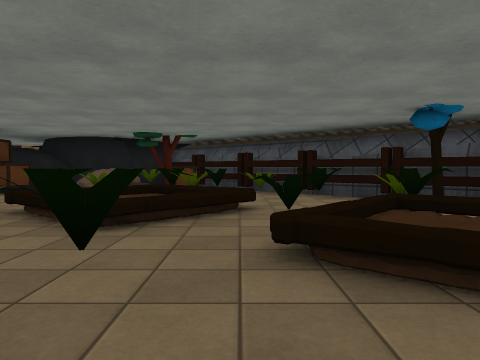
view 1 (above)

24 first-person views from a walk through a 3-D level made in the Unity game engine. The camera is 1.2 m above the floor, tilts 2° down and sees 70° across. The floor is counted in squares, 2 m on a side. Each view is taken from the middle of a square. On the plan, view 1 faces up. The plan holds only what a view shows up to about 10 squares ahead; the rest is blank. The place goes on beyond the plan. The player character is not drawn. Some animated figures are not drawn. Surface patterns are stand-ins for the level's own textures.

view 2
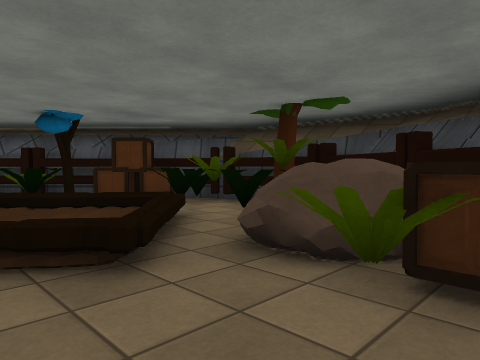

view 3
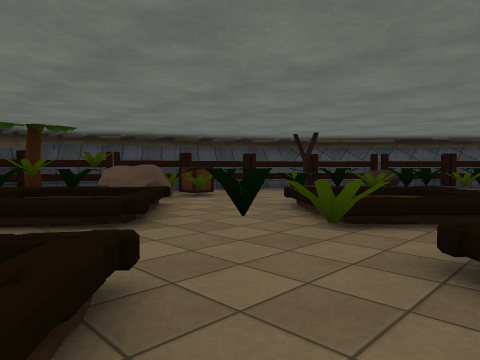

view 4
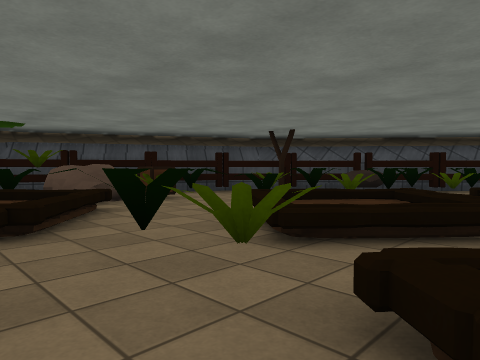

view 5
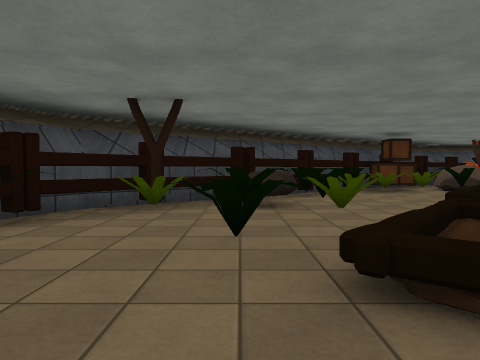

view 6
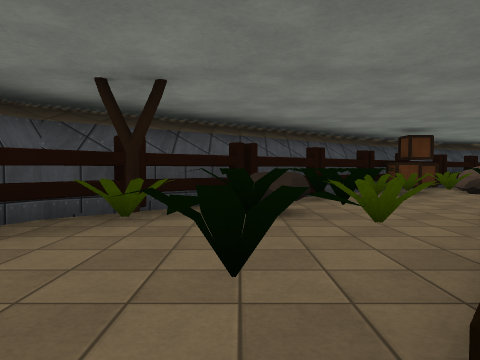

view 7
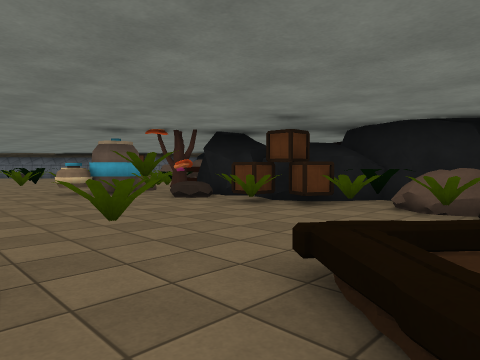

view 8
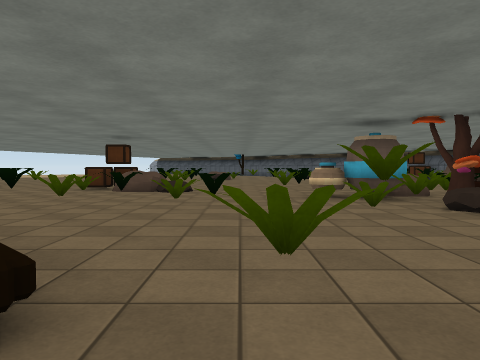

view 9
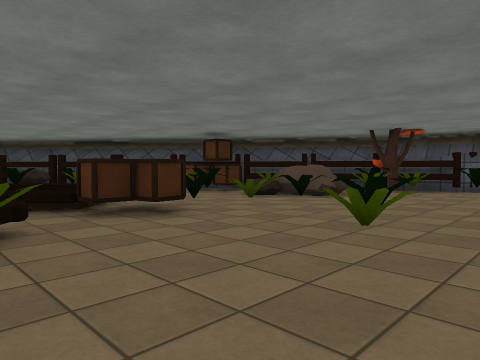

view 10
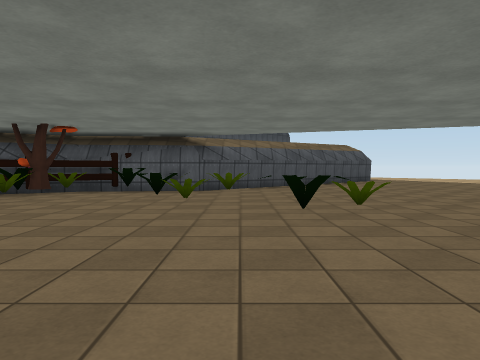

view 11
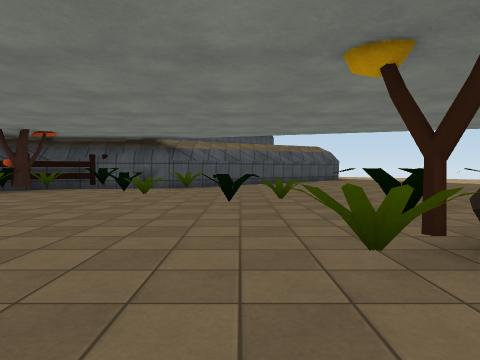

view 12
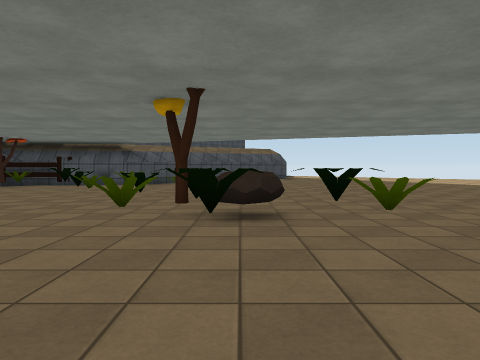

view 13
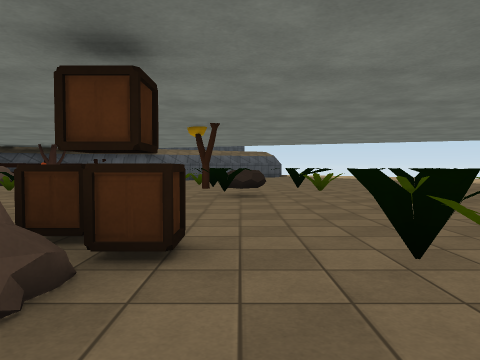

view 14
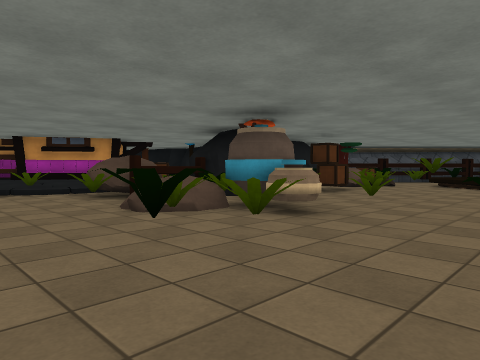

view 15
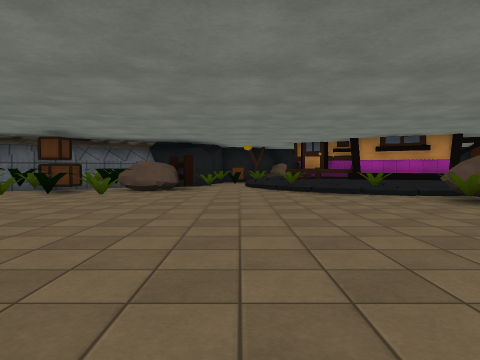

view 16
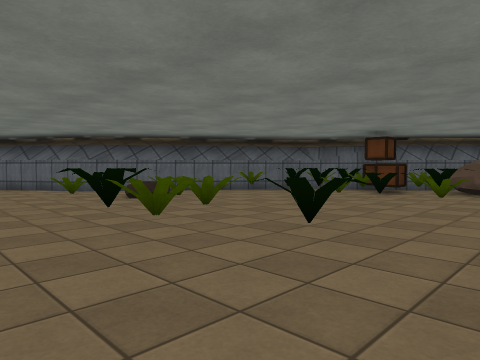

view 17
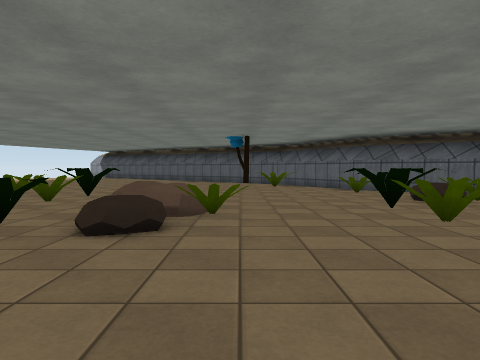

view 18
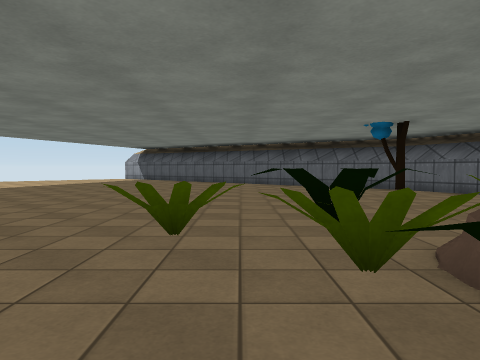

view 19
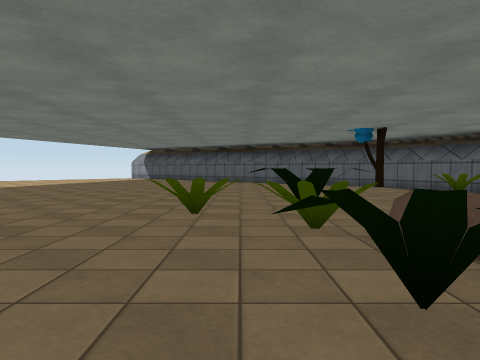

view 20
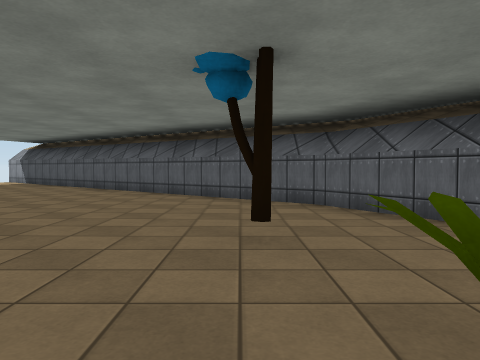

view 21
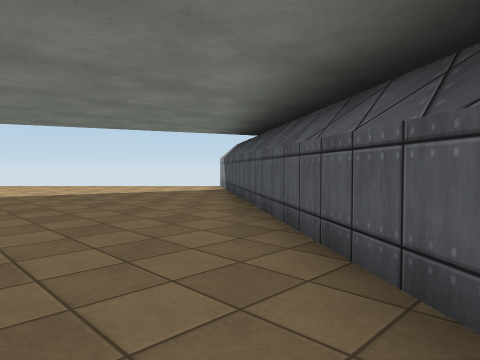

view 22
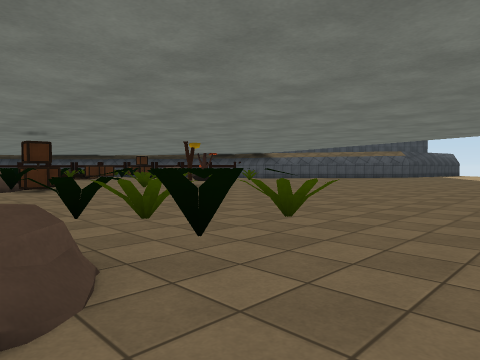

view 23
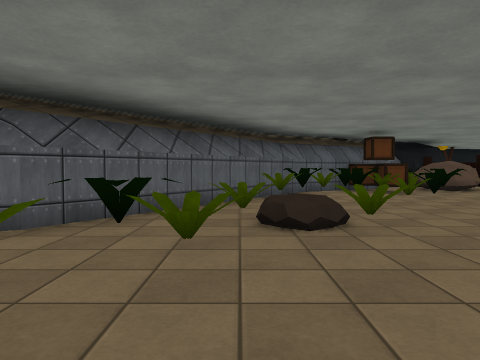

view 24
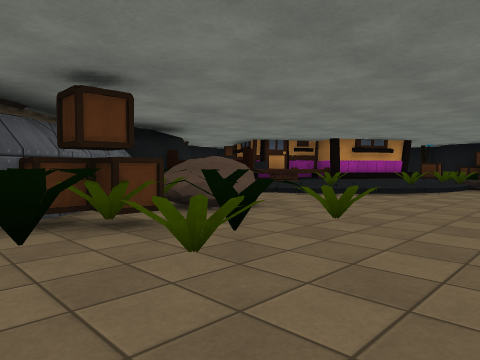

### Floor plan
Key: @ floor where view 1 was taken; # wall or solid block; . main floor; : floor 0.25 m higher than the main floor; + floor 0.5 m higher than the main floor; / step, stairs or slope; = window, fence, low wall or low ledge; R rock; B box; F fence; U bush; T tree; H house; O other object.
Columns run from 36 left of view 1 to 6 right of it. Each row starts with its distance up from view 1.
 14                ##O F ./+ H#
 13               ##BORR..U/ +
 12               OUOBO..../U/
 11             ##UOUUU....../OO
 10             #............R     #######
  9            ##U..........U#F#####OROBF##
  8           ##OURU......... UT#O#BOOOOOF##
  7         ###.UU...UO......ROUR.#UUU UOOF##
  6        ##.......OU......O.O.U.....O =OOF##
  5       ##....U...........U.....U..## OOOTB#
  4      ##...T.....U.........O....U..# .O+#O##
  3      #......... #R..  ....OU....#.... OO###
  2     ##.........RUU...U.OR......O##UO./  UTF
  1    ##..........U.....U.BRO..U/O  #UO..ORUF#
  0   ##...........U.......B.U...       @.U#RF#
 -1   #................OU.....O          ..BO##
 -2  ##.................O.......U#     OUU.OF#
 -3 ##..................U.O.........   #UOUF##
 -4 #:..........  ......OORUT.....BB  OOORT##
 -5  ::........   .......O.O...UO. O   UOF##
 -6   ::.. ..      .............O.U   OOF##
 -7    ::.         .........O.......OUFF##
 -8     ::         ........UO.....ORBBF##
 -9                 ..........U..U#RF#
-10                 .........U.OTO#F##
-11                   ..........OF###
-12                   ........# ###
-13                    .... .##O

Positions as (right, up) in squares from view 1, and headings:
1: (0, 0), facing up
2: (1, -1), facing up-right
3: (-3, 4), facing down-right
4: (-3, 3), facing down-right
5: (1, 1), facing down
6: (1, 0), facing down
7: (-2, 3), facing up-left
8: (-3, 4), facing left
9: (-10, -2), facing down-right
10: (-11, -3), facing down
11: (-12, -2), facing down
12: (-14, 0), facing down
13: (-14, 3), facing down
14: (-14, 3), facing up-right
15: (-15, 4), facing up
16: (-16, 4), facing up-left
17: (-16, 4), facing left
18: (-19, 1), facing left
19: (-18, 1), facing left
20: (-23, 4), facing left
21: (-29, 3), facing down-left
22: (-23, 3), facing down-right
23: (-23, 4), facing up
24: (-21, 9), facing up-right
